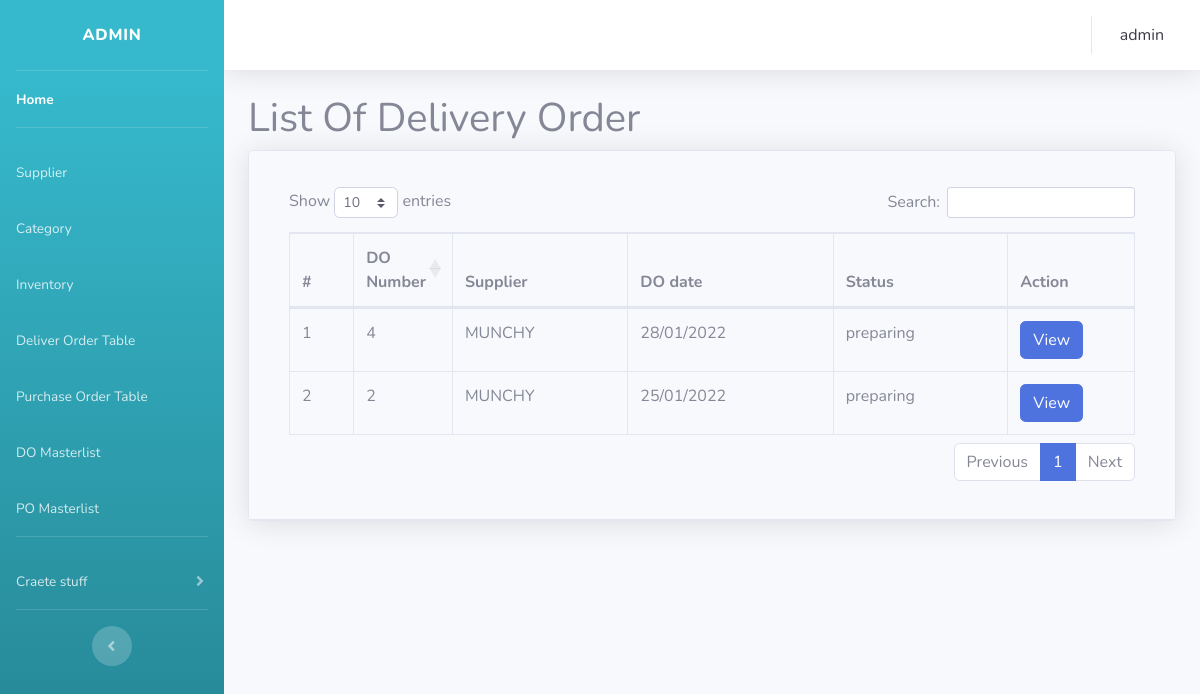
Screenshot of /tools/delivery_order.php (signed in) with the database file from the repository.
### tables this page shows
CREATE TABLE `delivery_order` (
  `ID` int(11) NOT NULL,
  `supplier` varchar(30) NOT NULL,
  `do_date` date NOT NULL,
  `recieved_date` date DEFAULT NULL,
  `status` varchar(20) NOT NULL
);

### tools/delivery_order.php (the view, shortened to what this page needs)
<?php
	include 'bar.php';
 ?>
<!DOCTYPE html>
<html>
<head>
		<link rel="stylesheet" href="https://cdn.datatables.net/1.10.20/css/dataTables.bootstrap4.min.css">
</head>
<body>
	<div class="container-fluid">
		<h1>List Of Delivery Order</h1>
		<div class="card shadow mb-4">
			<div class="card-header py-3">
				<div class="card-body">
					<div class="table-responsive">
						<table class="table table-bordered" id="do_table" >
							<thead>
								<tr>
									<th>
										#
									</th>
									<th width="1%">
										DO Number
									</th>
									<th>
                                        Supplier
									</th>
									<th>
										DO date
									</th>
									<th>
										Status
									</th>
									<th width="15%">
										Action
									</th>
								</tr>
							</thead>
							<tbody>
								 <?php
                                 $i=0;
                                 $sql = "SELECT * FROM `delivery_order` WHERE `status` = 1 ORDER BY `delivery_order`.`ID` DESC";
								 $result = $conn->query($sql);
								 while ($row = $result->fetch_assoc()) {
								 	echo "<tr>
								 	<td>".++$i."</td>
								 	<td>".$row["ID"]."</td>
								 	<td>".$row["supplier"]."</td>
									<td>".date("d/m/Y",strtotime($row["do_date"]))."</td>
									<td>";
									if ($row["status"] == 0) {
                                            echo "Preparing";
                                            }
                                        elseif ($row["status"] == 1) {
                                            echo "preparing";
                                            }
                                        elseif ($row["status"] == 2) {
                                            echo "Completed";
                                        }
                                    echo "</td>
									<td><a class='text-white btn btn-primary' style='text-decoration: none;' href='delivery_order_view.php?ID=".$row["ID"]."'>View</a>
									</td>";
								 	echo "</tr>";
								 }
								 echo "</table>";
								 ?>
					</div>
				</div>
			</div>
		</div>
	</div>
</body>
</body>
</html>

### rows the page displays
delivery_order: ID "4", supplier "MUNCHY", do_date "28/01/2022", status "preparing"
delivery_order: ID "2", supplier "MUNCHY", do_date "25/01/2022", status "preparing"

### other values shown
$_SESSION["username"] "admin"
